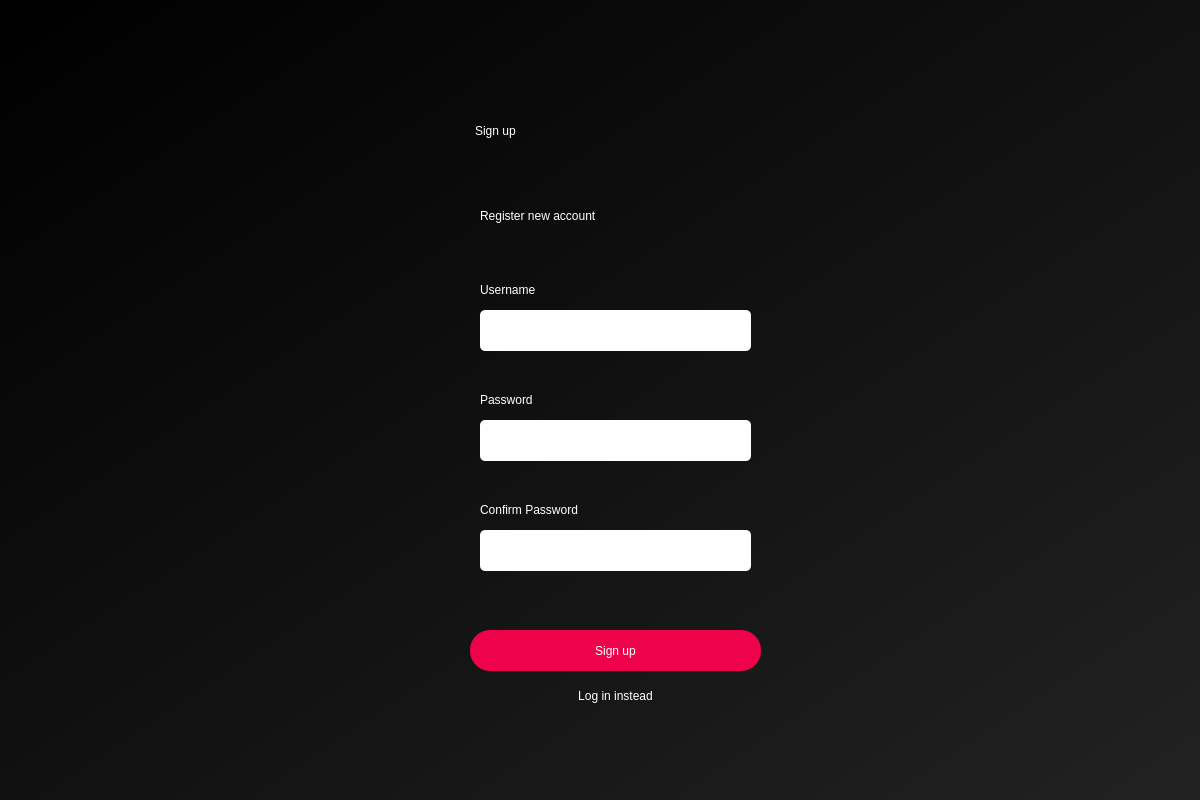
<?xml version="1.0" encoding="UTF-8"?>
<ui version="4.0">
 <class>create_acc</class>
 <widget class="QDialog" name="create_acc">
  <property name="geometry">
   <rect>
    <x>0</x>
    <y>0</y>
    <width>1200</width>
    <height>800</height>
   </rect>
  </property>
  <property name="windowTitle">
   <string>Sign Up</string>
  </property>
  <property name="windowIcon">
   <iconset>
    <normaloff>../images/wiki_icon.png</normaloff>../images/wiki_icon.png</iconset>
  </property>
  <widget class="QWidget" name="bgwidget" native="true">
   <property name="geometry">
    <rect>
     <x>0</x>
     <y>0</y>
     <width>1200</width>
     <height>800</height>
    </rect>
   </property>
   <property name="styleSheet">
    <string notr="true">QWidget#bgwidget{
background-color: rgb(18, 18, 18);
background-color: qlineargradient(spread:pad, x1:0, y1:0, x2:1, y2:1, stop:0 rgba(0, 0, 0, 255), stop:1 rgba(34, 34, 34, 255));}
</string>
   </property>
   <widget class="QLabel" name="sign_up_label">
    <property name="geometry">
     <rect>
      <x>475</x>
      <y>70</y>
      <width>281</width>
      <height>121</height>
     </rect>
    </property>
    <property name="styleSheet">
     <string notr="true">color: rgb(255, 255, 255);
font: 48pt &quot;MS Shell Dlg 2&quot;;</string>
    </property>
    <property name="text">
     <string>Sign up</string>
    </property>
   </widget>
   <widget class="QLabel" name="register_label">
    <property name="geometry">
     <rect>
      <x>480</x>
      <y>190</y>
      <width>261</width>
      <height>51</height>
     </rect>
    </property>
    <property name="styleSheet">
     <string notr="true">font: 16pt &quot;MS Shell Dlg 2&quot;;

color: rgb(255, 255, 255);</string>
    </property>
    <property name="text">
     <string>Register new account</string>
    </property>
   </widget>
   <widget class="QPushButton" name="sign_up_button">
    <property name="geometry">
     <rect>
      <x>470</x>
      <y>630</y>
      <width>291</width>
      <height>41</height>
     </rect>
    </property>
    <property name="cursor">
     <cursorShape>PointingHandCursor</cursorShape>
    </property>
    <property name="styleSheet">
     <string notr="true">border-radius: 20px;
background-color: rgb(238, 2, 73);
font: 14pt &quot;MS Shell Dlg 2&quot;;
color: rgb(255, 255, 255);</string>
    </property>
    <property name="text">
     <string>Sign up</string>
    </property>
    <property name="default">
     <bool>true</bool>
    </property>
   </widget>
   <widget class="QLineEdit" name="username_line_edit">
    <property name="geometry">
     <rect>
      <x>480</x>
      <y>310</y>
      <width>271</width>
      <height>41</height>
     </rect>
    </property>
    <property name="styleSheet">
     <string notr="true">border-radius: 5px;
font: 12pt &quot;MS Shell Dlg 2&quot;;
padding: 0px 10px;</string>
    </property>
   </widget>
   <widget class="QLineEdit" name="password_line_edit">
    <property name="geometry">
     <rect>
      <x>480</x>
      <y>420</y>
      <width>271</width>
      <height>41</height>
     </rect>
    </property>
    <property name="styleSheet">
     <string notr="true">border-radius: 5px;
font: 12pt &quot;MS Shell Dlg 2&quot;;
padding: 0px 10px;</string>
    </property>
   </widget>
   <widget class="QLabel" name="username_label">
    <property name="geometry">
     <rect>
      <x>480</x>
      <y>280</y>
      <width>91</width>
      <height>19</height>
     </rect>
    </property>
    <property name="styleSheet">
     <string notr="true">color: rgb(255, 255, 255);
font: 10pt &quot;MS Shell Dlg 2&quot;;</string>
    </property>
    <property name="text">
     <string>Username</string>
    </property>
   </widget>
   <widget class="QLabel" name="password_label">
    <property name="geometry">
     <rect>
      <x>480</x>
      <y>390</y>
      <width>91</width>
      <height>19</height>
     </rect>
    </property>
    <property name="styleSheet">
     <string notr="true">color: rgb(255, 255, 255);
font: 10pt &quot;MS Shell Dlg 2&quot;;</string>
    </property>
    <property name="text">
     <string>Password</string>
    </property>
   </widget>
   <widget class="QLabel" name="error_label">
    <property name="geometry">
     <rect>
      <x>480</x>
      <y>590</y>
      <width>371</width>
      <height>31</height>
     </rect>
    </property>
    <property name="styleSheet">
     <string notr="true">font: 10pt &quot;Roboto&quot;;
color: rgb(255, 0, 0);</string>
    </property>
    <property name="text">
     <string/>
    </property>
   </widget>
   <widget class="QLineEdit" name="confirm_password_line_edit">
    <property name="geometry">
     <rect>
      <x>480</x>
      <y>530</y>
      <width>271</width>
      <height>41</height>
     </rect>
    </property>
    <property name="styleSheet">
     <string notr="true">border-radius: 5px;
font: 12pt &quot;MS Shell Dlg 2&quot;;
padding: 0px 10px;</string>
    </property>
   </widget>
   <widget class="QLabel" name="confirm_password_label">
    <property name="geometry">
     <rect>
      <x>480</x>
      <y>500</y>
      <width>141</width>
      <height>19</height>
     </rect>
    </property>
    <property name="styleSheet">
     <string notr="true">color: rgb(255, 255, 255);
font: 10pt &quot;MS Shell Dlg 2&quot;;</string>
    </property>
    <property name="text">
     <string>Confirm Password</string>
    </property>
   </widget>
   <widget class="QPushButton" name="login_button">
    <property name="geometry">
     <rect>
      <x>545</x>
      <y>680</y>
      <width>141</width>
      <height>31</height>
     </rect>
    </property>
    <property name="cursor">
     <cursorShape>PointingHandCursor</cursorShape>
    </property>
    <property name="styleSheet">
     <string notr="true">border-radius: 20px;
background-color: rgba(238, 2, 73, 0);
font: 12pt &quot;MS Shell Dlg 2&quot;;
color: rgb(255, 255, 255);</string>
    </property>
    <property name="text">
     <string>Log in instead</string>
    </property>
    <property name="autoDefault">
     <bool>false</bool>
    </property>
   </widget>
  </widget>
 </widget>
 <resources/>
 <connections/>
</ui>
